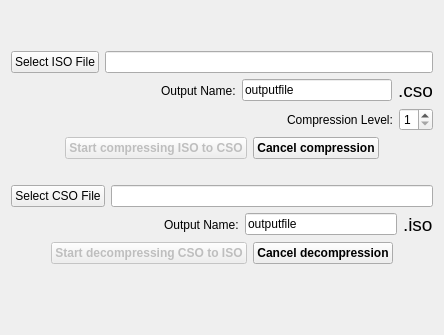
            <widget class="QWidget" name="page_12">
             <layout class="QVBoxLayout" name="verticalLayout_12">
              <item>
               <spacer name="verticalSpacer">
                <property name="orientation">
                 <enum>Qt::Vertical</enum>
                </property>
                <property name="sizeHint" stdset="0">
                 <size>
                  <width>20</width>
                  <height>40</height>
                 </size>
                </property>
               </spacer>
              </item>
              <item>
               <layout class="QHBoxLayout" name="horizontalLayout_13">
                <item>
                 <widget class="QPushButton" name="select_iso">
                  <property name="text">
                   <string>Select ISO File</string>
                  </property>
                 </widget>
                </item>
                <item>
                 <widget class="QLineEdit" name="iso_to_cso_file">
                  <property name="readOnly">
                   <bool>true</bool>
                  </property>
                 </widget>
                </item>
               </layout>
              </item>
              <item>
               <layout class="QHBoxLayout" name="horizontalLayout_14">
                <item>
                 <spacer name="horizontalSpacer_14">
                  <property name="orientation">
                   <enum>Qt::Horizontal</enum>
                  </property>
                  <property name="sizeHint" stdset="0">
                   <size>
                    <width>40</width>
                    <height>20</height>
                   </size>
                  </property>
                 </spacer>
                </item>
                <item>
                 <widget class="QLabel" name="label_16">
                  <property name="text">
                   <string>Output Name:</string>
                  </property>
                 </widget>
                </item>
                <item>
                 <widget class="QLineEdit" name="iso_to_cso_output">
                  <property name="text">
                   <string>outputfile</string>
                  </property>
                 </widget>
                </item>
                <item>
                 <widget class="QLabel" name="label_5">
                  <property name="font">
                   <font>
                    <pointsize>14</pointsize>
                   </font>
                  </property>
                  <property name="text">
                   <string>.cso</string>
                  </property>
                 </widget>
                </item>
               </layout>
              </item>
              <item>
               <layout class="QHBoxLayout" name="horizontalLayout_15">
                <item>
                 <spacer name="horizontalSpacer_13">
                  <property name="orientation">
                   <enum>Qt::Horizontal</enum>
                  </property>
                  <property name="sizeHint" stdset="0">
                   <size>
                    <width>40</width>
                    <height>20</height>
                   </size>
                  </property>
                 </spacer>
                </item>
                <item>
                 <widget class="QLabel" name="label_18">
                  <property name="text">
                   <string>Compression Level:</string>
                  </property>
                 </widget>
                </item>
                <item>
                 <widget class="QSpinBox" name="iso_to_cso_spinBox">
                  <property name="maximumSize">
                   <size>
                    <width>50</width>
                    <height>16777215</height>
                   </size>
                  </property>
                  <property name="toolTip">
                   <string>1=fast/large - 9=small/slow</string>
                  </property>
                  <property name="minimum">
                   <number>1</number>
                  </property>
                  <property name="maximum">
                   <number>9</number>
                  </property>
                  <property name="value">
                   <number>1</number>
                  </property>
                 </widget>
                </item>
               </layout>
              </item>
              <item>
               <layout class="QHBoxLayout" name="horizontalLayout_16">
                <item>
                 <spacer name="horizontalSpacer_11">
                  <property name="orientation">
                   <enum>Qt::Horizontal</enum>
                  </property>
                  <property name="sizeHint" stdset="0">
                   <size>
                    <width>40</width>
                    <height>20</height>
                   </size>
                  </property>
                 </spacer>
                </item>
                <item>
                 <widget class="QPushButton" name="iso_to_cso_start">
                  <property name="enabled">
                   <bool>false</bool>
                  </property>
                  <property name="font">
                   <font>
                    <weight>75</weight>
                    <bold>true</bold>
                   </font>
                  </property>
                  <property name="text">
                   <string>Start compressing ISO to CSO</string>
                  </property>
                  <property name="icon">
                   <iconset theme="media-playback-start">
                    <normaloff>:/icons/Pictures/Start.png</normaloff>:/icons/Pictures/Start.png</iconset>
                  </property>
                  <property name="iconSize">
                   <size>
                    <width>35</width>
                    <height>35</height>
                   </size>
                  </property>
                 </widget>
                </item>
                <item>
                 <widget class="QPushButton" name="iso_to_cso_stop">
                  <property name="font">
                   <font>
                    <weight>75</weight>
                    <bold>true</bold>
                   </font>
                  </property>
                  <property name="text">
                   <string>Cancel compression</string>
                  </property>
                  <property name="icon">
                   <iconset theme="media-playback-stop">
                    <normaloff>:/icons/Pictures/Start.png</normaloff>:/icons/Pictures/Start.png</iconset>
                  </property>
                  <property name="iconSize">
                   <size>
                    <width>35</width>
                    <height>35</height>
                   </size>
                  </property>
                 </widget>
                </item>
                <item>
                 <spacer name="horizontalSpacer_12">
                  <property name="orientation">
                   <enum>Qt::Horizontal</enum>
                  </property>
                  <property name="sizeHint" stdset="0">
                   <size>
                    <width>40</width>
                    <height>20</height>
                   </size>
                  </property>
                 </spacer>
                </item>
               </layout>
              </item>
              <item>
               <widget class="QLabel" name="loading_label_2">
                <property name="text">
                 <string/>
                </property>
               </widget>
              </item>
              <item>
               <layout class="QHBoxLayout" name="horizontalLayout_17">
                <item>
                 <widget class="QPushButton" name="select_cso">
                  <property name="text">
                   <string>Select CSO File</string>
                  </property>
                 </widget>
                </item>
                <item>
                 <widget class="QLineEdit" name="cso_to_iso_file">
                  <property name="readOnly">
                   <bool>true</bool>
                  </property>
                 </widget>
                </item>
               </layout>
              </item>
              <item>
               <layout class="QHBoxLayout" name="horizontalLayout_18">
                <item>
                 <spacer name="horizontalSpacer_15">
                  <property name="orientation">
                   <enum>Qt::Horizontal</enum>
                  </property>
                  <property name="sizeHint" stdset="0">
                   <size>
                    <width>40</width>
                    <height>20</height>
                   </size>
                  </property>
                 </spacer>
                </item>
                <item>
                 <widget class="QLabel" name="label_15">
                  <property name="text">
                   <string>Output Name:</string>
                  </property>
                 </widget>
                </item>
                <item>
                 <widget class="QLineEdit" name="cso_to_iso_output">
                  <property name="text">
                   <string>outputfile</string>
                  </property>
                 </widget>
                </item>
                <item>
                 <widget class="QLabel" name="label_6">
                  <property name="font">
                   <font>
                    <pointsize>14</pointsize>
                   </font>
                  </property>
                  <property name="text">
                   <string>.iso</string>
                  </property>
                 </widget>
                </item>
               </layout>
              </item>
              <item>
               <layout class="QHBoxLayout" name="horizontalLayout_19">
                <item>
                 <spacer name="horizontalSpacer_9">
                  <property name="orientation">
                   <enum>Qt::Horizontal</enum>
                  </property>
                  <property name="sizeHint" stdset="0">
                   <size>
                    <width>40</width>
                    <height>20</height>
                   </size>
                  </property>
                 </spacer>
                </item>
                <item>
                 <widget class="QPushButton" name="cso_to_iso_start">
                  <property name="enabled">
                   <bool>false</bool>
                  </property>
                  <property name="font">
                   <font>
                    <weight>75</weight>
                    <bold>true</bold>
                   </font>
                  </property>
                  <property name="text">
                   <string>Start decompressing CSO to ISO</string>
                  </property>
                  <property name="icon">
                   <iconset theme="media-playback-start">
                    <normaloff>:/icons/Pictures/Start.png</normaloff>:/icons/Pictures/Start.png</iconset>
                  </property>
                  <property name="iconSize">
                   <size>
                    <width>35</width>
                    <height>35</height>
                   </size>
                  </property>
                 </widget>
                </item>
                <item>
                 <widget class="QPushButton" name="cso_to_iso_stop">
                  <property name="font">
                   <font>
                    <weight>75</weight>
                    <bold>true</bold>
                   </font>
                  </property>
                  <property name="text">
                   <string>Cancel decompression</string>
                  </property>
                  <property name="icon">
                   <iconset theme="media-playback-stop">
                    <normaloff>:/icons/Pictures/Start.png</normaloff>:/icons/Pictures/Start.png</iconset>
                  </property>
                  <property name="iconSize">
                   <size>
                    <width>35</width>
                    <height>35</height>
                   </size>
                  </property>
                 </widget>
                </item>
                <item>
                 <spacer name="horizontalSpacer_10">
                  <property name="orientation">
                   <enum>Qt::Horizontal</enum>
                  </property>
                  <property name="sizeHint" stdset="0">
                   <size>
                    <width>40</width>
                    <height>20</height>
                   </size>
                  </property>
                 </spacer>
                </item>
               </layout>
              </item>
              <item>
               <widget class="QLabel" name="loading_label_3">
                <property name="text">
                 <string/>
                </property>
               </widget>
              </item>
              <item>
               <spacer name="verticalSpacer_2">
                <property name="orientation">
                 <enum>Qt::Vertical</enum>
                </property>
                <property name="sizeHint" stdset="0">
                 <size>
                  <width>20</width>
                  <height>40</height>
                 </size>
                </property>
               </spacer>
              </item>
             </layout>
            </widget>
